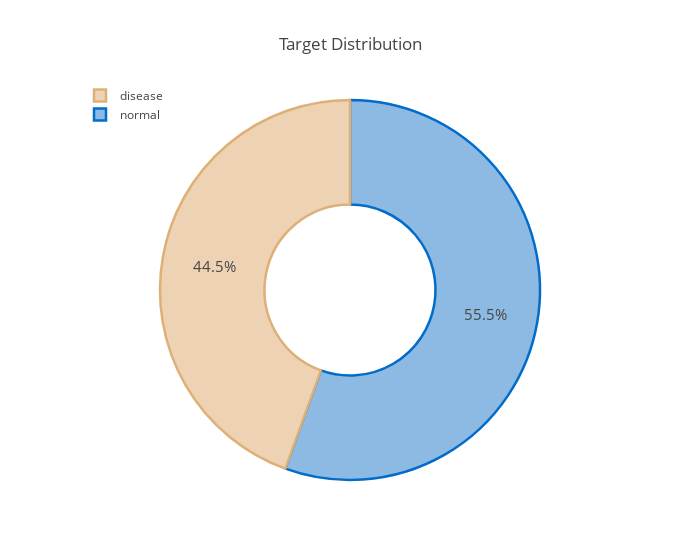

Notebook source saved alongside this figure:
### Markdown cell above
### targetの分布確認

### Code cell
target = train["disease"].value_counts(normalize=True)
target.rename(index={1: "disease", 0:"normal"}, inplace=True)
display(target)

pal, color = ["#016CC9", "#DEB078"], ["#8DBAE2", "#EDD3B3"]
fig = go.Figure()
fig.add_trace(
    go.Pie(
        labels=target.index, values=target*100, hole=.45,
        showlegend=True, sort=False,
        marker=dict(colors=color, line=dict(color=pal, width=2.5)),
        hovertemplate = "%{label} Accounts : %{value:.2f}%<extra></extra>"
    )
)
fig.update_layout(
    template=None, title="Target Distribution",
    legend=dict(traceorder="reversed", y=1.05, x=0),
    uniformtext_minsize=15, uniformtext_mode="hide", width=700
)

### Figure 1 — Plotly figure (JSON) as saved in the notebook; plotly's stock layout.template omitted (floating-point values rounded to 4 significant figures)
{"data": [{"hole": 0.45, "hovertemplate": "%{label} Accounts : %{value:.2f}%<extra></extra>", "labels": ["normal", "disease"], "marker": {"colors": ["#8DBAE2", "#EDD3B3"], "line": {"color": ["#016CC9", "#DEB078"], "width": 2.5}}, "showlegend": true, "sort": false, "type": "pie", "values": [55.53, 44.47]}], "layout": {"legend": {"traceorder": "reversed", "x": 0, "y": 1.05}, "title": {"text": "Target Distribution"}, "uniformtext": {"minsize": 15, "mode": "hide"}, "width": 700}}
